Frame 1 (no input): blank canvas, image omitted
Frame 60 (no input): blank canvas, image omitted
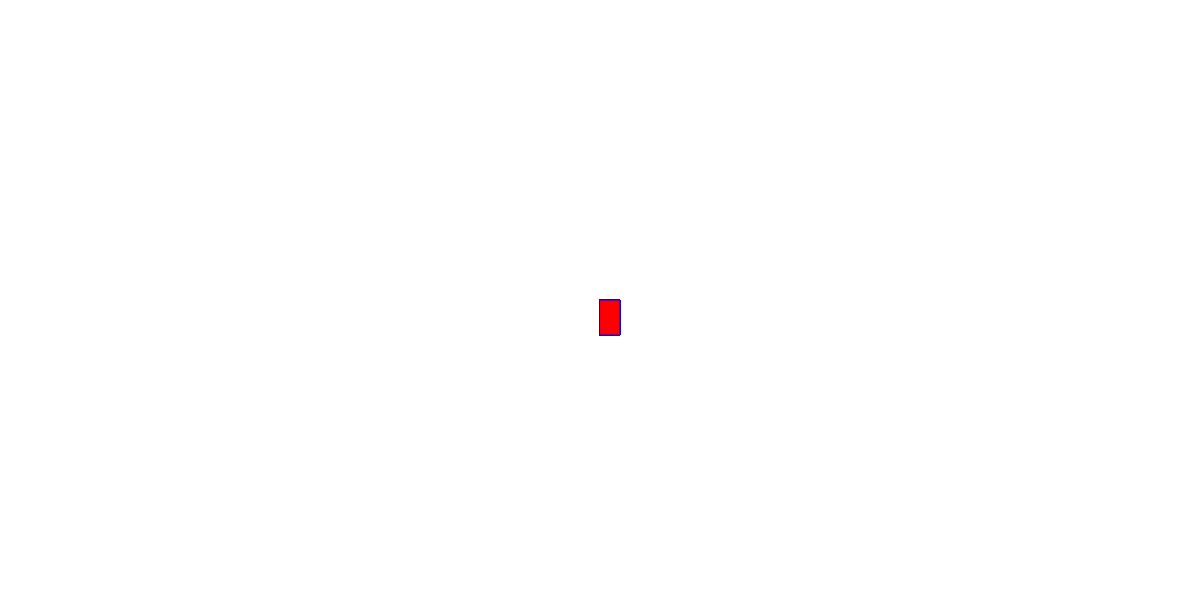
Frame 120 (the mouse pressed at the canvas centre since frame 60)

The p5.js sketch whose frames 1 and 60 were blank and that drew this single picture after the mouse press (run headless with seeded random() and noise() and a simulated clock; from frame 60 on, the mouse is pressed at the canvas centre):

// p5.js sketch
// ── sketch.js

function setup() {

    createCanvas(1200 ,600 )
    
    background("white");
    
    }
    
    function draw() {
    
    stroke("blue");
    
    fill("red");
    
    if(mouseIsPressed){
    
    rect(mouseX, mouseY, 20, 35);
    
    }
    
    }
    
    
